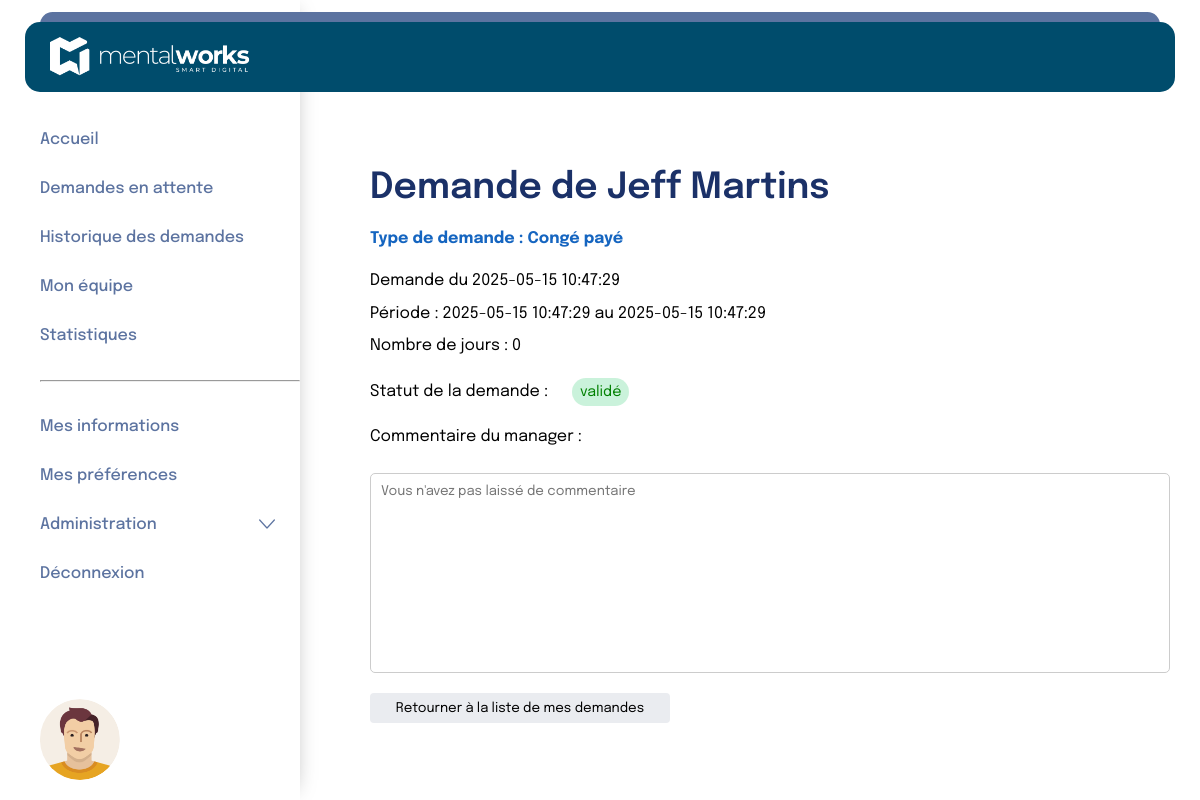
The page /pages/manager/detailsDemande.php?id=3 on the database its author committed.
### tables this page shows
CREATE TABLE `request` (
  `id` int(11) NOT NULL,
  `request_type_id` int(11) NOT NULL,
  `collaborator_id` int(11) NOT NULL,
  `department_id` int(11) NOT NULL,
  `created_at` datetime NOT NULL,
  `start_at` datetime NOT NULL,
  `end_at` datetime NOT NULL,
  `period` int(11) NOT NULL,
  `receipt_file` blob DEFAULT NULL,
  `comment` text DEFAULT NULL,
  `answer_comment` text DEFAULT NULL,
  `answer` tinyint(1) DEFAULT NULL,
  `answer_at` datetime DEFAULT NULL
);

CREATE TABLE `person` (
  `id` int(11) NOT NULL,
  `last_name` varchar(100) NOT NULL,
  `first_name` varchar(100) NOT NULL,
  `manager_id` int(11) DEFAULT NULL,
  `department_id` int(11) NOT NULL,
  `position_id` int(11) NOT NULL,
  `alert_new_request` tinyint(1) NOT NULL DEFAULT 0,
  `alert_on_answer` tinyint(1) NOT NULL DEFAULT 0,
  `alert_before_vacation` tinyint(1) NOT NULL DEFAULT 0
);

CREATE TABLE `request_type` (
  `id` int(11) NOT NULL,
  `name` varchar(100) NOT NULL
);

### pages/manager/detailsDemande.php (the view, shortened to what this page needs)
<?php
include '../../includes/database.php';
include '../../includes/functions.php';
$id = $_GET['id'];
$recupInfosDemande = $bdd->prepare("SELECT
    col.last_name AS nom,
    col.first_name AS prenom,
    rt.name AS request_type,
    req.id,
    req.created_at,
    req.start_at,
    req.end_at,
    req.period,
    req.answer,
    req.answer_comment
FROM request req
JOIN person col ON req.collaborator_id = col.id
JOIN request_type rt ON req.request_type_id = rt.id
WHERE req.id = :id;");
$recupInfosDemande->bindParam(":id", $id);
$recupInfosDemande->execute();
$infos = $recupInfosDemande->fetch(PDO::FETCH_ASSOC);
if ($infos['answer'] === null) {
    $infos['answer'] = "en cours";
    $statutClass = "statutEnCours";
} else if ($infos['answer'] == 0) {
    $infos['answer'] = "refusé";
    $statutClass = "statutRefuse";
} else {
    $infos["answer"] = "validé";
    $statutClass = "statutValide";
}
?>
<link rel="stylesheet" href="../../style.css">
<?php include "../../includes/header2.php"; ?>
<div class="flex">
    <?php include "../../includes/navBar/navBar2.php"; ?>
    <div class="page">
        <section class="maDemandeSection">
            <h1>Demande de <?php echo $infos['prenom'] . ' ' . $infos['nom'] ?></h1>
            <b>
                <p class="activeP">Type de demande : <?php echo $infos["request_type"] ?></p>
            </b>
            <div class="parameter">
                <p>Demande du <?= $infos["created_at"] ?></p>
                <p>Période : <?= $infos['start_at'] . ' au ' . $infos['end_at'] ?></p>
                <p>Nombre de jours : <?= $infos['period'] ?></p>
            </div>
            <p>Statut de la demande : <span class="<?= $statutClass ?>"><?= $infos['answer'] ?></span></p>
            <p class="comment">Commentaire du manager :</p>
            <textarea readonly placeholder="<?= htmlspecialchars($infos['answer_comment'] ?? "Vous n'avez pas laissé de commentaire") ?>"></textarea>
            <button class="backButton"><a style="color: black;" href="historiqueDesDemandesEnAttente.php">Retourner à la liste de mes demandes</a></button>
        </section>
    </div>
</div>
</body>
</html>

### style.css (style rules this page uses)
* { margin: 0; padding: 0; box-sizing: border-box; }
html { margin: 0; }
body { margin: 0; padding: 0; font-family: "Epilogue"; }
:root { --color_btn: #004c6c; --color_title: #1b3168; --color_text: #000000; --color_btn_navbarre: #5c73a0; --color_href_a: rgba(0, 76, 108, 1); --gray: #637381; --border: #eaecf0; }
h1 { font-size: 36px; color: var(--color_title); font-weight: 600; padding-bottom: 22px; }
p { font-size: 16px; line-height: 24.57px; }
a { text-decoration: none; color: white; }
.page { flex: 1; padding: 150px 40px 0 350px; }
.flex { display: flex; }
.Container-newdemande input, select, textarea, button { width: 100%; padding: 10px; margin-top: 5px; border: 1px solid #ccc; border-radius: 5px; font-family: "Epilogue"; }
.page .maDemandeSection { padding: 20px; width: 75%; }
.page .maDemandeSection p { margin-bottom: 10px; line-height: 1.4; }
.page .maDemandeSection .activeP { color: #1565C0; }
.page .maDemandeSection .parameter { padding: 10px 0; }
.page .maDemandeSection .comment { margin: 20px 0; }
.page .maDemandeSection textarea { resize: none; height: 200px; width: 800px; }
.page .maDemandeSection .statutValide { display: inline-block; background-color: rgba(46, 204, 112, 0.25); color: green; padding: 4px 8px; border-radius: 20px; font-size: 0.9rem; margin-left: 20px; }
.page .maDemandeSection .backButton { margin-top: 20px; background-color: var(--border); color: #333; padding: 8px 12px; border: none; border-radius: 4px; cursor: pointer; width: 300px; }
.statutValide { background-color: #28a745; color: white; padding: 4px 8px; border-radius: 4px; }

### rows shown on the page
request: collaborator.first_name "Jeff", collaborator.last_name "Martins", request_type.name "Congé payé", created_at "2025-05-15 10:47:29", start_at "2025-05-15 10:47:29", end_at "2025-05-15 10:47:29", period "0", answer_comment "Vous n'avez pas laissé de commentaire"

### other values the page prints
$infos['answer'] "validé"
